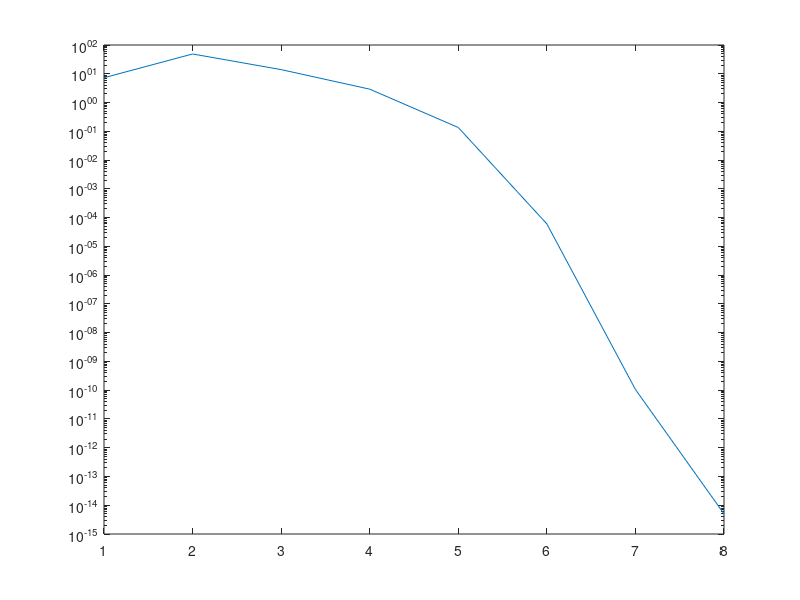

Source code (MATLAB):
% PS7 Problem 2
% rtol=1E-12;
  n=2;
  rtol=1E-12;
  kmax=20;
  Fnorm=zeros(kmax,1);
  x=ones(n,1);  % initialization x0=(1,1)
  for k = 1:kmax
    % x is x(1), y is x(2) in the following expressions:
    f1=x(1)^2+x(1)*x(2)^2-9;
    f2=3*x(1)^2*x(2)-x(2)^3-4;
    F = [f1 f2]';
    Fnorm(k)=norm(F);
    if norm(F) < rtol
      break;
    end
    J = [2*x(1)+x(2)^2  2*x(1)*x(2);  6*x(1)*x(2)  3*x(1)^2-3*x(2)^2];
    dx = J\F;
    x = x-dx;
    disp(sprintf('\n k=%d,  x=[%e  %e]',k,x(1),x(2)))
    disp(sprintf('\n normF = %e', norm(F)));
  end
  
  hx=[1:k];
  semilogy(hx, Fnorm(1:k));
  
  